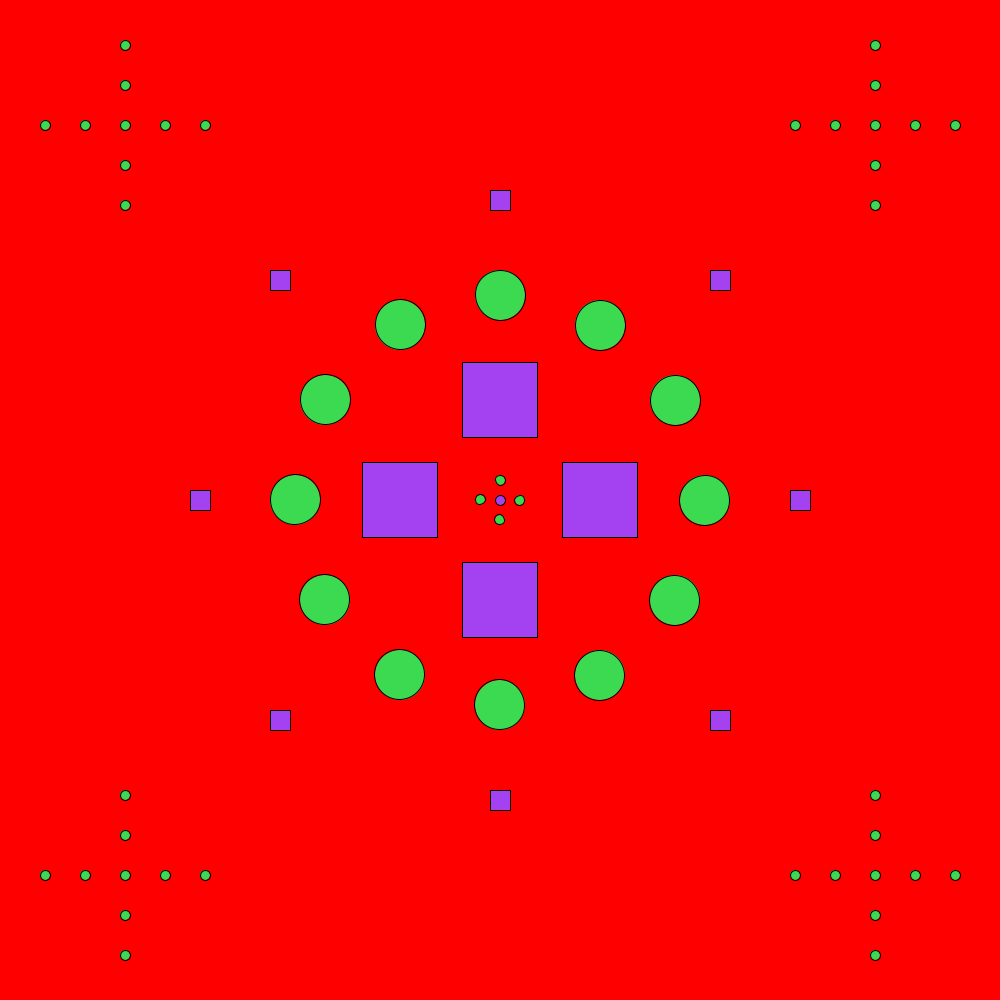
Frame 1 (no input)
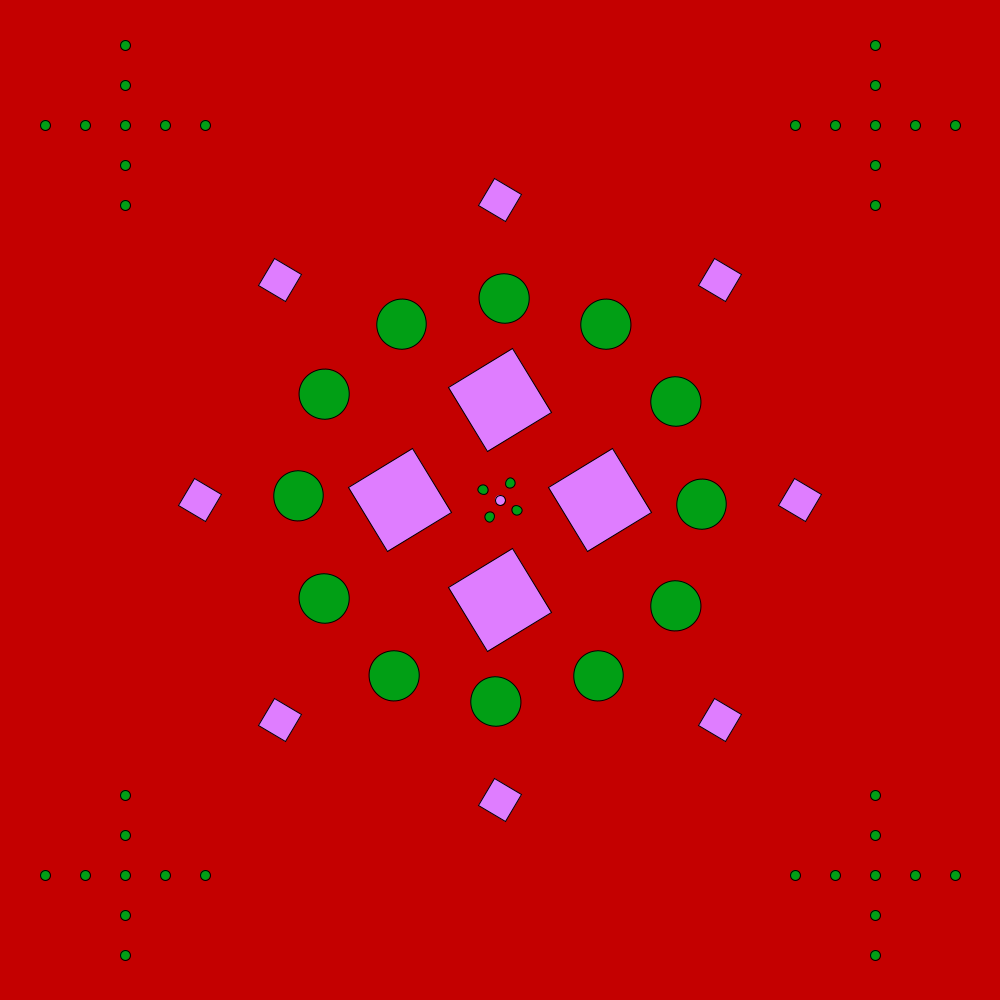
Frame 60 (the mouse pressed at the canvas centre just before this capture)
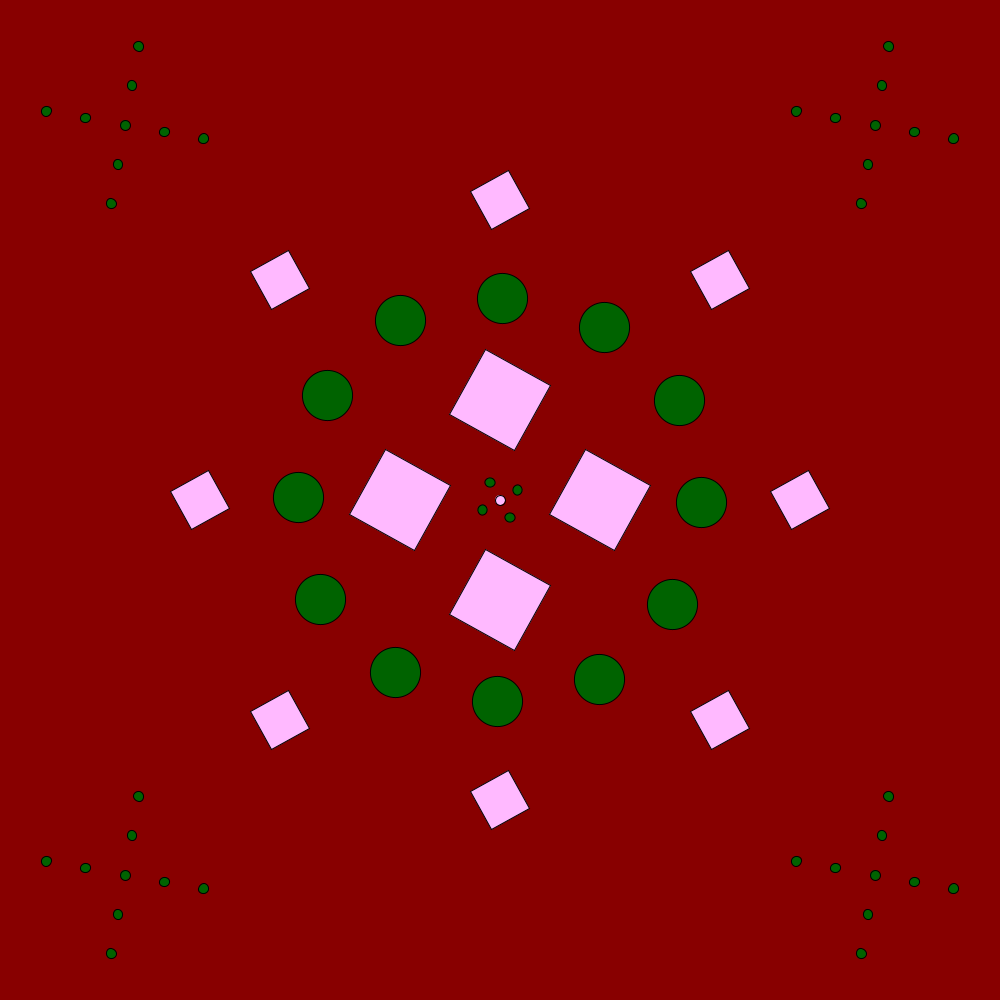
Frame 120 (the mouse held since frame 60 and released just before this capture)

The Processing sketch that drew these frames (run headless with seeded random() and noise(); from frame 60 on, the mouse is pressed at the canvas centre):

// Processing sketch: processing_136315
// ── processing_136315.pde

int counter = 0;
int rCounter = 360;
float colorCounterR = random(0, 255);
float colorCounterG = random(0, 255);
float colorCounterB = random(0, 255);
float rColorCounterR = random(0, 255);
float rColorCounterG = random(0, 255);
float rColorCounterB = random(0, 255);
int recSize = 75;
float sRecSize = 20;
int circSize = 10;
int mCircSize = 50;
int bR= 255;
int bG=0;
int bB=0;


void setup() {

  size(1000, 1000);
}

void draw() {

  background(bR,bG,bB);




//fades from red to green to blue to red
if(bR > 0){
 bR--;
}

if(bR == 0 && bB == 0  ){
if(bG<256){
  bG++;
} 

}
if(bG == 255)
{
bG=0;
}

if(bR == 0 && bG == 0){
  if(bB < 256){
bB++;
  }
}  

if(bB == 255){
  bB = 0;
  bR = 255;
}



if(keyPressed){ //press keys for either squares, circles or triangles in background
  
  if(key == 'c' || key == 'C'){// if c is pressed generates 200 random cicrles in background 
        for(int i = 0; i < 200; i++)
        {
          noStroke();
          fill(random(1,254),random(1,254),random(1,254),40);
          ellipse(random(0,1000),random(0,1000), 100,100);
        }
  }
  
  
  if(key == 'r' || key == 'R'){// if r is pressed generates 200 random rectangles in background 
        for(int i = 0; i < 200; i++)
        {
          noStroke();
          fill(random(1,254),random(1,254),random(1,254),40);
          rect(random(0,1000),random(0,1000), 100,100);
        }
  }
  
  if(key == 't' || key == 'T'){// if t is pressed generates 200 random triangles in background 
 
        for(int i = 0; i < 200; i++)
        {
        float  triPointX = random(-100,1000);
        float triPointY = random(-100,1000);
          noStroke();
          fill(random(1,254),random(1,254),random(1,254),40);
          triangle(triPointX, triPointY, triPointX+50, triPointY+100, triPointX-50, triPointY+100);
        }
  }
  
  
}









  strokeWeight(1);
  stroke(0);

  pushMatrix();//generates inner circles
  translate(width/2, height/2);
  fill(colorCounterR, colorCounterG, colorCounterB);
  ellipse(0, 0, circSize, circSize);//center circle doesnt rotate
  rotate(radians(rCounter));//rotates around counter clockwise
  fill(rColorCounterR, rColorCounterG, rColorCounterB);//fills with random color
  ellipse(0+circSize*2, 0, circSize, circSize);//generates four circles in '+' formation around origin
  ellipse(0-circSize*2, 0, circSize, circSize);
  ellipse(0, 0+circSize*2, circSize, circSize);
  ellipse(0, 0-circSize*2, circSize, circSize);
  popMatrix();

  pushMatrix();//right side square
  translate(width/2+100, height/2);//translate whole grid to middle//right square
  rotate(radians(counter));//rotation based on radians
  fill(colorCounterR, colorCounterG, colorCounterB);
  rectMode(CENTER);
  rect(0, 0, recSize, recSize);
  popMatrix();

  pushMatrix(); //left side square
  translate(width/2-100, height/2);//translate whole grid to middle
  rotate(radians(counter));//rotation based on radians
  fill(colorCounterR, colorCounterG, colorCounterB);
  rectMode(CENTER);
  rect(0, 0, recSize, recSize);
  popMatrix();

  pushMatrix();//top square
  translate(width/2, height/2-100);//translate whole grid to middle
  rotate(radians(counter));//rotation based on radians
  fill(colorCounterR, colorCounterG, colorCounterB);
  rectMode(CENTER);
  rect(0, 0, recSize, recSize);
  popMatrix();

  pushMatrix();//bottom square
  translate(width/2, height/2+100);//translate whole grid to middle, top square
  rotate(radians(counter));//rotation based on radians//
  fill(colorCounterR, colorCounterG, colorCounterB);
  rectMode(CENTER);
  rect(0, 0, recSize, recSize);
  popMatrix();

  pushMatrix();//generates second ring of circles
  translate(width/2, height/2);
  rotate(radians(rCounter));//rotates around counter clockwise
  fill(rColorCounterR, rColorCounterG, rColorCounterB);//fills with random color
  ellipse(0+mCircSize*4.1, 0, mCircSize, mCircSize);//generates four circles in '+' formation around origin
  ellipse(0-mCircSize*4.1, 0, mCircSize, mCircSize);
  ellipse(0, 0+mCircSize*4.1, mCircSize, mCircSize);
  ellipse(0, 0-mCircSize*4.1, mCircSize, mCircSize);
  ellipse(0+mCircSize*2, 0-mCircSize*3.5, mCircSize, mCircSize);//generates top right circles
  ellipse(0+mCircSize*3.5, 0-mCircSize*2, mCircSize, mCircSize);
  ellipse(0-mCircSize*2, 0-mCircSize*3.5, mCircSize, mCircSize);//generates top left circles
  ellipse(0-mCircSize*3.5, 0-mCircSize*2, mCircSize, mCircSize);
  ellipse(0-mCircSize*3.5, 0+mCircSize*2, mCircSize, mCircSize);//generates bottom left circles
  ellipse(0-mCircSize*2, 0+mCircSize*3.5, mCircSize, mCircSize);
  ellipse(0+mCircSize*3.5, 0+mCircSize*2, mCircSize, mCircSize);//generates bottom right circles
  ellipse(0+mCircSize*2, 0+mCircSize*3.5, mCircSize, mCircSize);
  popMatrix();


  pushMatrix();//top second circle  ring
  translate(width/2, height/2-300);//translate whole grid to middle//right square
  rotate(radians(rCounter));//rotation based on radians
  fill(colorCounterR, colorCounterG, colorCounterB);
  rectMode(CENTER);
  rect(0, 0, sRecSize, sRecSize);
  popMatrix();

  pushMatrix();//right second ring
  translate(width/2+300, height/2);//translate whole grid to middle//right square
  rotate(radians(rCounter));//rotation based on radians
  fill(colorCounterR, colorCounterG, colorCounterB);
  rectMode(CENTER);
  rect(0, 0, sRecSize, sRecSize);
  popMatrix();

  pushMatrix();//left second circle  ring
  translate(width/2-300, height/2);//translate whole grid to middle//right square
  rotate(radians(rCounter));//rotation based on radians
  fill(colorCounterR, colorCounterG, colorCounterB);
  rectMode(CENTER);
  rect(0, 0, sRecSize, sRecSize);
  popMatrix();

  pushMatrix();//bottom second circle  ring
  translate(width/2, height/2+300);//translate whole grid to middle//right square
  rotate(radians(rCounter));//rotation based on radians
  fill(colorCounterR, colorCounterG, colorCounterB);
  rectMode(CENTER);
  rect(0, 0, sRecSize, sRecSize);
  popMatrix();


  pushMatrix();//top right second circle ring
  translate(width/2+220, height/2-220);//translate whole grid to middle//right square
  rotate(radians(rCounter));//rotation based on radians
  fill(colorCounterR, colorCounterG, colorCounterB);
  rectMode(CENTER);
  rect(0, 0, sRecSize, sRecSize);
  popMatrix();

  pushMatrix(); // top left circle ring
  translate(width/2-220, height/2-220);//translate whole grid to middle//right square
  rotate(radians(rCounter));//rotation based on radians
  fill(colorCounterR, colorCounterG, colorCounterB);
  rectMode(CENTER);
  rect(0, 0, sRecSize, sRecSize);
  popMatrix();

  pushMatrix();//bottom left second circle ring
  translate(width/2-220, height/2+220);//translate whole grid to middle//right square
  rotate(radians(rCounter));//rotation based on radians
  fill(colorCounterR, colorCounterG, colorCounterB);
  rectMode(CENTER);
  rect(0, 0, sRecSize, sRecSize);
  popMatrix();

  pushMatrix();// bottom right second circle ring
  translate(width/2+220, height/2+220);//translate whole grid to middle//right square
  rotate(radians(rCounter));//rotation based on radians
  fill(colorCounterR, colorCounterG, colorCounterB);
  rectMode(CENTER);
  rect(0, 0, sRecSize, sRecSize);
  popMatrix();



  pushMatrix();//generates top left circles
  translate(width/8, height/8);
  fill(rColorCounterR, rColorCounterG, rColorCounterB);//fills with random color
  ellipse(0, 0, circSize, circSize);
  rotate(radians(mouseX+mouseY));//rotates depending on mouse postion, move mouse right rotates right, left, rotates left, up rotates left, down rotates right
  fill(rColorCounterR, rColorCounterG, rColorCounterB);//fills with random color
  ellipse(0+circSize*4, 0, circSize, circSize);//right
  ellipse(0+circSize*8, 0, circSize, circSize);
  ellipse(0-circSize*4, 0, circSize, circSize);//left
  ellipse(0-circSize*8, 0, circSize, circSize);
  ellipse(0, 0+circSize*4, circSize, circSize);//bottom
  ellipse(0, 0+circSize*8, circSize, circSize);
  ellipse(0, 0-circSize*4, circSize, circSize);//top
  ellipse(0, 0-circSize*8, circSize, circSize);
  popMatrix();


  pushMatrix();//generates bottom left circles
  translate(width/8, height-(height/8));
  fill(rColorCounterR, rColorCounterG, rColorCounterB);//fills with random color
  ellipse(0, 0, circSize, circSize);
  rotate(radians(mouseX+mouseY));//rotates depending on mouse postion, move mouse right rotates right, left, rotates left, up rotates left, down rotates right
  ellipse(0+circSize*4, 0, circSize, circSize);//right
  ellipse(0+circSize*8, 0, circSize, circSize);
  ellipse(0-circSize*4, 0, circSize, circSize);//left
  ellipse(0-circSize*8, 0, circSize, circSize);
  ellipse(0, 0+circSize*4, circSize, circSize);//bottom
  ellipse(0, 0+circSize*8, circSize, circSize);
  ellipse(0, 0-circSize*4, circSize, circSize);//top
  ellipse(0, 0-circSize*8, circSize, circSize);
  popMatrix();

  pushMatrix();//generates top right circles
  translate(width-(height/8), height/8);
  fill(rColorCounterR, rColorCounterG, rColorCounterB);//fills with random color
  ellipse(0, 0, circSize, circSize);
  rotate(radians(mouseX+mouseY));//rotates depending on mouse postion, move mouse right rotates right, left, rotates left, up rotates left, down rotates right

  ellipse(0+circSize*4, 0, circSize, circSize);//right
  ellipse(0+circSize*8, 0, circSize, circSize);
  ellipse(0-circSize*4, 0, circSize, circSize);//left
  ellipse(0-circSize*8, 0, circSize, circSize);
  ellipse(0, 0+circSize*4, circSize, circSize);//bottom
  ellipse(0, 0+circSize*8, circSize, circSize);
  ellipse(0, 0-circSize*4, circSize, circSize);//top
  ellipse(0, 0-circSize*8, circSize, circSize);
  popMatrix();


  pushMatrix();//generates top right circles
  translate(width-(width/8), height-(height/8));
  fill(rColorCounterR, rColorCounterG, rColorCounterB);//fills with random color
  ellipse(0, 0, circSize, circSize);
  rotate(radians(mouseX+mouseY));//rotates depending on mouse postion, move mouse right rotates right, left, rotates left, up rotates left, down rotates right

  ellipse(0+circSize*4, 0, circSize, circSize);//right
  ellipse(0+circSize*8, 0, circSize, circSize);
  ellipse(0-circSize*4, 0, circSize, circSize);//left
  ellipse(0-circSize*8, 0, circSize, circSize);
  ellipse(0, 0+circSize*4, circSize, circSize);//bottom
  ellipse(0, 0+circSize*8, circSize, circSize);
  ellipse(0, 0-circSize*4, circSize, circSize);//top
  ellipse(0, 0-circSize*8, circSize, circSize);
  popMatrix();





  sRecSize = sRecSize + 0.2 ;

  counter++;
  rCounter--;

  colorCounterR++;
  
  colorCounterG++;
  colorCounterB++;

  rColorCounterR--;
  rColorCounterG--;
  rColorCounterB--;

  if (sRecSize > 60) {
    sRecSize = 30;
  }



  if (colorCounterR > 255 && colorCounterG >255 && colorCounterB>255) {//fades to white then resets to random
    colorCounterR = random(0, 255);
    colorCounterG = random(0, 255);
    colorCounterB = random(0, 255);
  }

  else if (rColorCounterR <0 && rColorCounterG < 0 && rColorCounterB<0) {//fades to black then resets to random
    rColorCounterR = random(0, 255);
    rColorCounterG = random(0, 255);
    rColorCounterB = random(0, 255);
  }

  if (counter == 360) { //prevents counter from going infinite resets and continues to rotate
    counter =0;
  }

  if (rCounter == 0) {
    rCounter = 360;
  }




}
